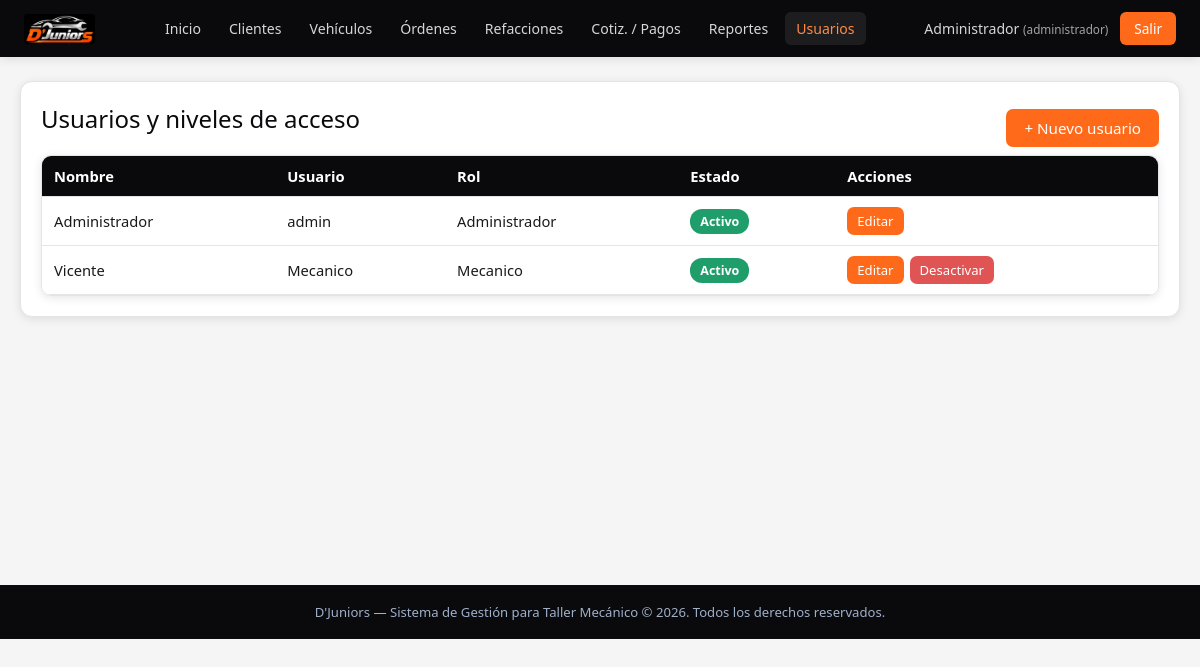
Page /usuarios/index.php (signed in) on the committed database.
### tables this page shows
CREATE TABLE IF NOT EXISTS `usuarios` (
  `id` int(11) NOT NULL AUTO_INCREMENT,
  `nombre` varchar(100) NOT NULL,
  `usuario` varchar(50) NOT NULL,
  `password` varchar(255) DEFAULT NULL,
  `rol` enum('administrador','recepcionista','mecanico') NOT NULL DEFAULT 'recepcionista',
  `estado` enum('activo','inactivo') NOT NULL DEFAULT 'activo',
  `fecha_creacion` timestamp NOT NULL DEFAULT CURRENT_TIMESTAMP,
  PRIMARY KEY (`id`),
  UNIQUE KEY `usuario` (`usuario`)
);

### includes/auth.php (called while the page is built, shortened)
<?php
function estaAutenticado() {
    return isset($_SESSION['usuario_id']);
}
function esCliente() {
    return ($_SESSION['usuario_rol'] ?? '') === 'cliente';
}
function rutaBase() {
    $scriptDir = dirname($_SERVER['SCRIPT_NAME']);
    $partes = array_filter(explode('/', $scriptDir));
    $subcarpetas = ['clientes','vehiculos','ordenes','servicios','refacciones','cotizaciones','usuarios','reportes','portal'];
    $ultima = end($partes);
    if (in_array($ultima, $subcarpetas, true)) {
        return '../';
    }
    return '';
}
function usuarioActual() {
    return [
        'id'         => $_SESSION['usuario_id'] ?? null,
        'nombre'     => $_SESSION['usuario_nombre'] ?? null,
        'rol'        => $_SESSION['usuario_rol'] ?? null,
        'cliente_id' => $_SESSION['cliente_id'] ?? null,
    ];
}

### usuarios/index.php (the view, shortened to what this page needs)
<?php
require_once __DIR__ . '/../includes/auth.php';
$pdo = conectarDB();
$usuarios = $pdo->query('SELECT * FROM usuarios ORDER BY nombre')->fetchAll();
require_once __DIR__ . '/../includes/header.php';
?>
<div class="panel">
    <div class="flex-entre">
        <h2 class="mt-0">Usuarios y niveles de acceso</h2>
        <a href="crear.php" class="btn">+ Nuevo usuario</a>
    </div>
    <div class="tabla-contenedor">
        <table>
            <thead><tr><th>Nombre</th><th>Usuario</th><th>Rol</th><th>Estado</th><th>Acciones</th></tr></thead>
            <tbody>
                <?php foreach ($usuarios as $u): ?>
                <tr>
                    <td><?php echo htmlspecialchars($u['nombre']); ?></td>
                    <td><?php echo htmlspecialchars($u['usuario']); ?></td>
                    <td><?php echo ucfirst($u['rol']); ?></td>
                    <td><?php echo $u['estado'] === 'activo' ? '<span class="badge badge-entregado">Activo</span>' : '<span class="badge badge-cancelado">Inactivo</span>'; ?></td>
                    <td class="acciones">
                        <a href="editar.php?id=<?php echo $u['id']; ?>" class="btn btn-sm">Editar</a>
                        <?php if ($u['id'] != $_SESSION['usuario_id']): ?>
                            <?php if ($u['estado'] === 'activo'): ?>
                                <a href="index.php?desactivar=<?php echo $u['id']; ?>" class="btn btn-sm btn-peligro">Desactivar</a>
                            <?php else: ?>
                                <a href="index.php?activar=<?php echo $u['id']; ?>" class="btn btn-sm btn-exito">Activar</a>
                            <?php endif; ?>
                        <?php endif; ?>
                    </td>
                </tr>
                <?php endforeach; ?>
            </tbody>
        </table>
    </div>
</div>
<?php require_once __DIR__ . '/../includes/footer.php'; ?>

### includes/header.php (shortened to what this page needs)
<?php
require_once __DIR__ . '/auth.php';
$base = rutaBase();
$usuario = usuarioActual();
$cliente = esCliente();
function navActiva($patron) {
    $ruta = $_SERVER['SCRIPT_NAME'];
    foreach ((array) $patron as $p) {
        if (strpos($ruta, $p) !== false) {
            return ' activo';
        }
    }
    return '';
}
?>
<!DOCTYPE html>
<html lang="es">
<head>
<link rel="stylesheet" href="<?php echo $base; ?>css/style.css">
</head>
<body data-base="<?php echo htmlspecialchars($base); ?>">
<?php if (estaAutenticado()): ?>
<header class="topbar">
    <div class="topbar-brand">
        <img src="<?php echo $base; ?>assets/img/logo-header.png" alt="D'Juniors" class="logo-img">
    </div>
    <?php if ($cliente): ?>
    <nav class="topbar-nav" id="navPrincipal">
        <a class="<?php echo navActiva(['/portal/index.php']); ?>" href="<?php echo $base; ?>portal/index.php">Inicio</a>
        <a class="<?php echo navActiva(['/portal/vehiculos.php','/portal/vehiculo.php']); ?>" href="<?php echo $base; ?>portal/vehiculos.php">Mis vehículos</a>
        <a class="<?php echo navActiva(['/portal/ordenes.php','/portal/orden.php']); ?>" href="<?php echo $base; ?>portal/ordenes.php">Mis órdenes</a>
        <a class="<?php echo navActiva(['/portal/perfil.php']); ?>" href="<?php echo $base; ?>portal/perfil.php">Mi perfil</a>
    </nav>
    <?php else: ?>
    <nav class="topbar-nav" id="navPrincipal">
        <a class="<?php echo navActiva(['/dashboard.php']); ?>" href="<?php echo $base; ?>dashboard.php">Inicio</a>
        <a class="<?php echo navActiva(['/clientes/']); ?>" href="<?php echo $base; ?>clientes/index.php">Clientes</a>
        <a class="<?php echo navActiva(['/vehiculos/']); ?>" href="<?php echo $base; ?>vehiculos/index.php">Vehículos</a>
        <a class="<?php echo navActiva(['/ordenes/']); ?>" href="<?php echo $base; ?>ordenes/index.php">Órdenes</a>
        <a class="<?php echo navActiva(['/refacciones/']); ?>" href="<?php echo $base; ?>refacciones/index.php">Refacciones</a>
        <a class="<?php echo navActiva(['/cotizaciones/']); ?>" href="<?php echo $base; ?>cotizaciones/index.php">Cotiz. / Pagos</a>
        <a class="<?php echo navActiva(['/reportes/']); ?>" href="<?php echo $base; ?>reportes/index.php">Reportes</a>
        <?php if ($usuario['rol'] === 'administrador'): ?>
        <a class="<?php echo navActiva(['/usuarios/']); ?>" href="<?php echo $base; ?>usuarios/index.php">Usuarios</a>
        <?php endif; ?>
    </nav>
    <?php endif; ?>
    <div class="topbar-user">
        <span><?php echo htmlspecialchars($usuario['nombre']); ?> <small>(<?php echo htmlspecialchars($cliente ? 'cliente' : $usuario['rol']); ?>)</small></span>
        <a href="<?php echo $base; ?>logout.php" class="btn-logout">Salir</a>
    </div>
</header>
<?php endif; ?>
<main class="contenido">

### css/style.css (style rules this page uses)
:root { --navy: #0a0a0c; --navy-2: #151517; --navy-3: #1f1f22; --blue: #ff6a1a; --blue-light: #ff8c42; --blue-pale: #fff1e6; --plata: #c9ccd2; --plata-oscura: #9a9ea6; --surface: #f5f5f6; --card-border: #e4e4e8; --texto: #1a1a1c; --gris: #6b6b72; --blanco: #ffffff; --verde: #1f9d6b; --rojo: #e05454; --amarillo: #e0a233; --sombra: 0 2px 10px rgba(10,10,12,0.10); --tabbar-h: 62px; }
* { box-sizing: border-box; }
body { margin: 0; font-family: 'Segoe UI', Arial, sans-serif; background: var(--surface); color: var(--texto); }
a { text-decoration: none; color: inherit; }
.topbar { background: var(--navy); color: var(--blanco); display: flex; align-items: center; justify-content: space-between; padding: 12px 24px; flex-wrap: wrap; box-shadow: var(--sombra); gap: 10px; }
.topbar-brand { display: flex; align-items: center; gap: 8px; font-size: 1.15rem; font-weight: 500; letter-spacing: 0.3px; }
.topbar-brand .logo-img { height: 30px; width: auto; display: block; border-radius: 4px; }
.topbar-nav { display: flex; gap: 6px; flex-wrap: wrap; align-items: center; }
.topbar-nav a { padding: 7px 11px; border-radius: 6px; font-size: 0.88rem; color: #d6d6da; transition: background .2s, color .2s; white-space: nowrap; }
.topbar-nav a:hover, .topbar-nav a.activo { background: rgba(255,255,255,0.08); color: #fff; }
.topbar-nav a.activo { color: var(--blue-light); }
.topbar-user { display: flex; align-items: center; gap: 12px; font-size: 0.88rem; color: #d6d6da; }
.topbar-user small { opacity: 0.75; }
.btn-logout { background: var(--blue); padding: 7px 14px; border-radius: 6px; color: #fff; font-size: 0.85rem; }
.contenido { max-width: 1200px; margin: 24px auto; padding: 0 20px 40px; min-height: 60vh; }
.panel { background: var(--blanco); border-radius: 12px; border: 1px solid var(--card-border); box-shadow: var(--sombra); padding: 20px; margin-bottom: 20px; }
.panel h2, .panel h3 { margin-top: 0; color: var(--navy); font-weight: 500; }
.btn { display: inline-block; padding: 9px 18px; border: none; border-radius: 7px; background: var(--blue); color: #fff; cursor: pointer; font-size: 0.95rem; font-weight: 500; transition: background .2s; }
.btn-peligro { background: var(--rojo); }
.btn-sm { padding: 5px 10px; font-size: 0.82rem; }
table { width: 100%; border-collapse: collapse; background: var(--blanco); }
thead { background: var(--navy); color: #fff; }
th, td { padding: 10px 12px; text-align: left; border-bottom: 1px solid var(--card-border); font-size: 0.92rem; }
.tabla-contenedor { overflow-x: auto; border-radius: 10px; box-shadow: var(--sombra); border: 1px solid var(--card-border); }
.badge { display: inline-block; padding: 4px 10px; border-radius: 12px; font-size: 0.78rem; font-weight: 600; color: #fff; }
.badge-entregado { background: var(--verde); }
.flex-entre { display: flex; justify-content: space-between; align-items: center; flex-wrap: wrap; gap: 10px; }
.mt-0 { margin-top: 0; }
.acciones { display: flex; gap: 6px; flex-wrap: wrap; }

### rows in the picture
usuarios: nombre "Administrador", rol "administrador", usuario "admin", rol "Administrador", estado "Activo"
usuarios: nombre "Vicente", usuario "Mecanico", rol "Mecanico", estado "Activo"
